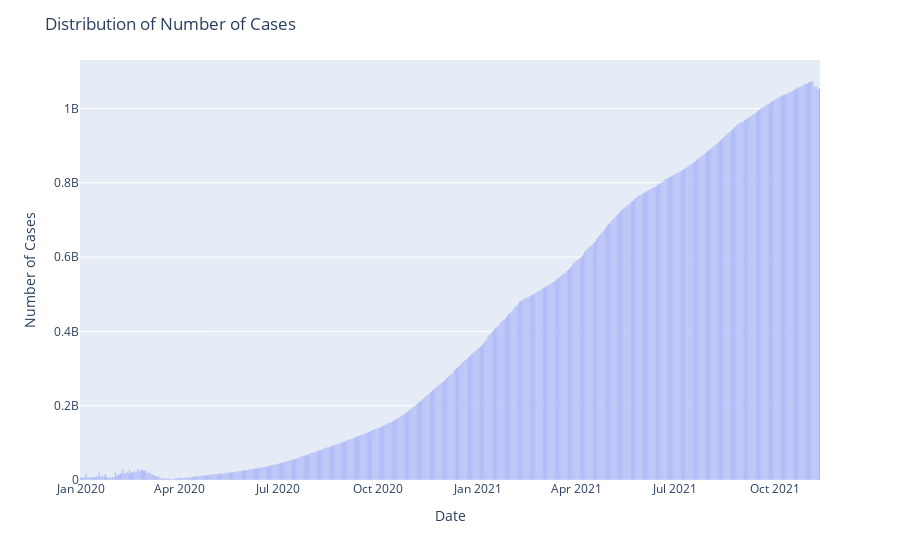

This figure's notebook cell:
### Markdown cell above
### Datewise Analysis
* Datewise number of cases

### Code cell
fig=px.bar(x=datewise.index,y=datewise['total_cases'])
fig.update_layout(title="Distribution of Number of Cases",
                  xaxis_title="Date",yaxis_title="Number of Cases",)
fig.show()

### Figure 1 — Plotly figure (JSON) as saved in the notebook; plotly's stock layout.template omitted (floating-point values rounded to 4 significant figures; data arrays with more than 128 entries replaced by an {"elided": "..."} marker saying what was removed)
{"data": [{"alignmentgroup": "True", "hovertemplate": "x=%{x}<br>y=%{y}<extra></extra>", "legendgroup": "", "marker": {"color": "#636efa"}, "name": "", "offsetgroup": "", "orientation": "v", "showlegend": false, "textposition": "auto", "type": "bar", "x": {"elided": "681 str values"}, "xaxis": "x", "y": {"elided": "681 float values"}, "yaxis": "y"}], "layout": {"barmode": "relative", "legend": {"tracegroupgap": 0}, "margin": {"t": 60}, "title": {"text": "Distribution of Number of Cases"}, "xaxis": {"anchor": "y", "domain": [0, 1], "title": {"text": "Date"}}, "yaxis": {"anchor": "x", "domain": [0, 1], "title": {"text": "Number of Cases"}}}}
